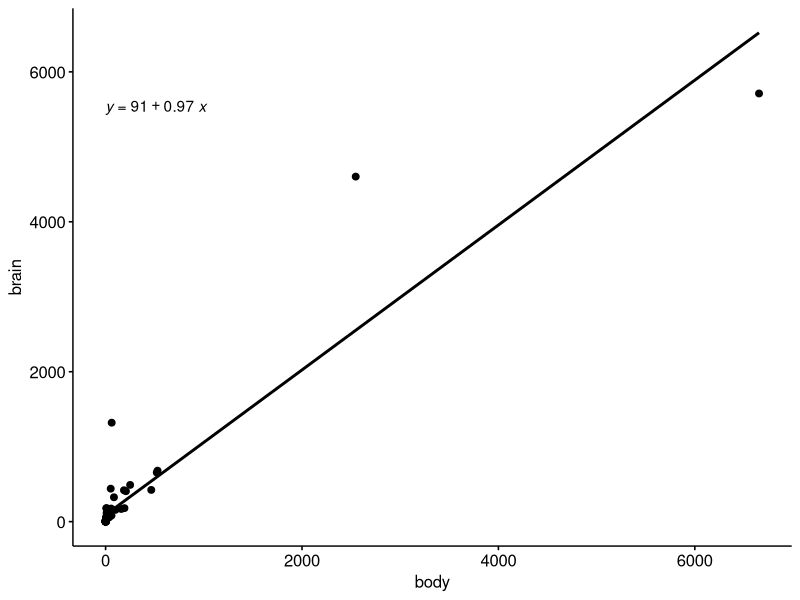

Generate this figure with R:
## ---- chunk 1
knitr::opts_chunk$set(
  collapse = TRUE,
  comment = "#>",
  warning = F,
  message = F
)
## ---- chunk 2
library(ggpubr)
library(MASS)
data(mammals)
## ---- chunk 3
mod <- lm(brain ~ body, data = mammals)
## ---- chunk 4
summary(mod)
## ---- chunk 5
ggscatter(data = mammals,
       y = "brain",
       x = "body", 
       add = "reg.line") +
  stat_regline_equation()
